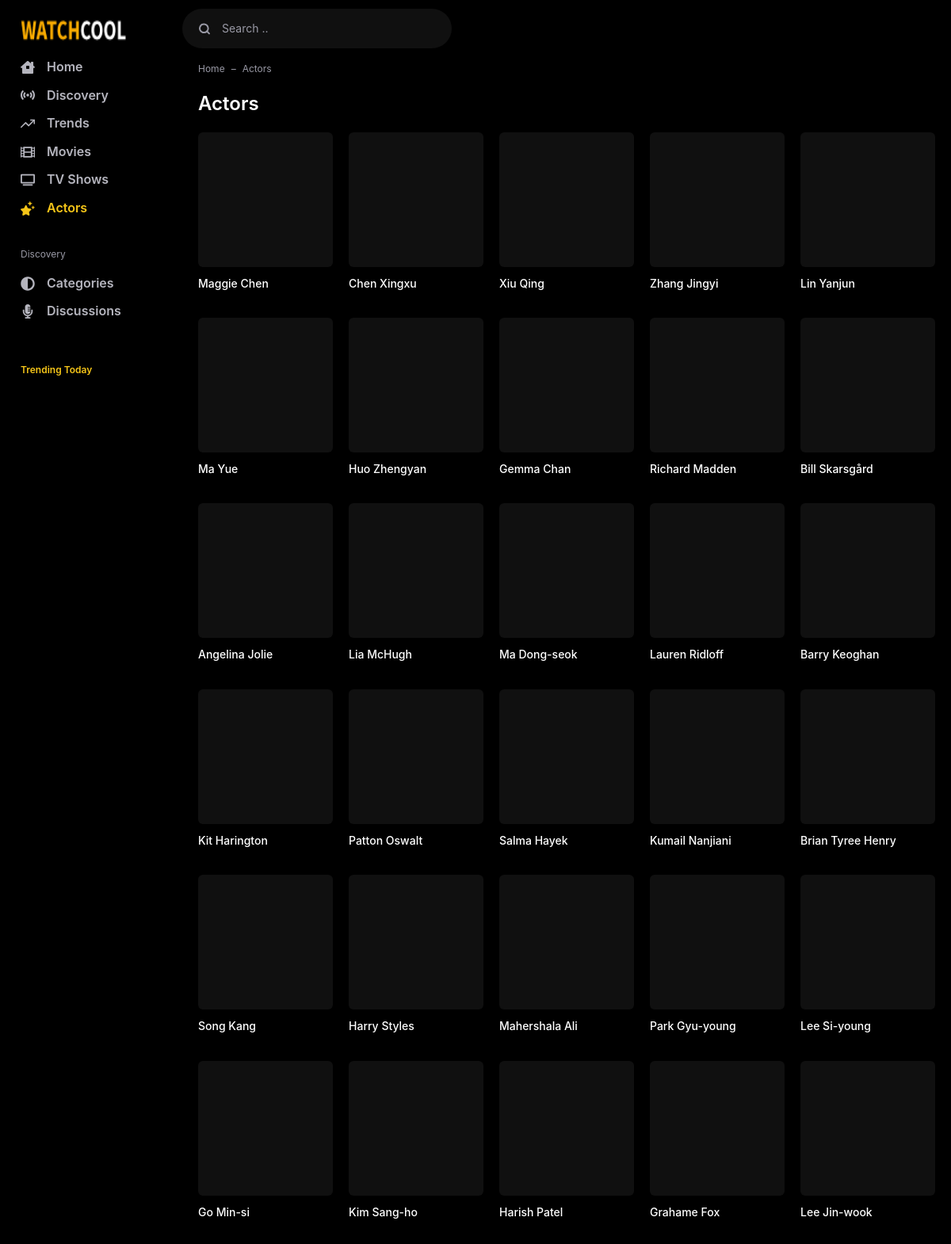
The page /actors/ (upper part) on the database its author committed.
### webapp/models/common.py (models this page shows, shortened)
class Cast(models.Model):
    movie = models.ManyToManyField(Movie,related_name="cast",related_query_name="has_cast")
    tv = models.ManyToManyField(TV,related_name="cast",related_query_name="has_cast")
    gender = models.CharField(max_length=1,choices=GENDER_CHOICES,default=1)
    name = models.CharField(max_length=100)
    tmdb_cast_id = models.IntegerField()
    popularity = models.DecimalField(max_digits=6,decimal_places=3,null=True,blank=True)
    profile_path = models.URLField(null=True,blank=True)
    slug = models.SlugField(null=True,blank=True,editable=True,max_length=2083)
    added_on = models.DateField(default=timezone.now,editable=True)
    class Meta:
        ordering = ("-popularity",)

### webapp/views.py (the view)
# urls.py: path("actors/",cache_page(CACHE_TIME)(views.ActorList.as_view()),name="actor_list"),
class ActorList(ListView):
    model = Cast
    paginate_by = 40
    template_name = "webapp/actor_list.html"
    context_object_name = "actors"
    def get_queryset(self):
        return self.model.objects.filter(~Q(profile_path__endswith="None")).order_by("-added_on","-popularity")
    def get_context_data(self, **kwargs):
        context = super().get_context_data(**kwargs)
        title = f"List all Actors | {self.request.get_host()}"
        context["title"] = title
        context["description"] = title
        context["currentPage"] = "actors"
        return context

### webapp/context_processors.py (called while the page is built)
def tvsViewin(days,get):
    return ViewLog.objects.filter(movie=None,
        viewed_on__date__gte=(datetime.date.today()-datetime.timedelta(days=days))).values(
        "tv",
        slug = F("tv__slug"),
        title=F("tv__title"),
        themoviedb_id = F("tv__themoviedb_id"),
        original_title = F("tv__original_title"),
        imdb_id = F("tv__imdb_id"),
        trailer = F("tv__trailer"),
        published = F("tv__published"),
        runtime = F("tv__runtime"),
        added_on = F("tv__added_on"),
        updated_on = F("tv__updated_on"),
        media_type = F("tv__media_type"),
        poster_path=F("tv__poster_path"),
        overview=F("tv__overview"),
        vote_average=F("tv__vote_average"),
        backdrop_path=F("tv__backdrop_path"),
        release_date=F("tv__release_date"),
        ).annotate(views=Count("tv")).order_by()[:get]

def config(request):
    data = cache.get_many(KEYS)
    if not data:
        data = cache_context()
        cache.set_many(data,settings.CACHE_TIME)
    return data

### webapp/templates/webapp/actor_list.html (shortened to what this page needs)
{% extends 'webapp/_base.html' %}
{% block content %}
<div class="flex-fill">
    <nav aria-label="breadcrumb">
        <ol class="breadcrumb">
            <li class="breadcrumb-item"><a href="{% url 'app_webapp:home' %}">Home</a></li>
            <li class="breadcrumb-item active" aria-current="page">Actors</li>
        </ol>
    </nav>
    <div class="d-flex">
        <div class="app-content">
            <div class="app-section">
                <div class="mb-3">
                    <div class="text-24 text-white font-weight-bold">Actors</div>
                </div>
                <div class="row row-cols-md-5 row-cols-2">
                    {% for actor in actors %}
                        {% include 'webapp/includes/actor.html' with actor=actor only %}
                    {% endfor %}
                </div>
            </div>
        </div>
    </div>
</div>
{% endblock content %}

### webapp/templates/webapp/includes/actor.html
<div class="col">
    <div class="list-actor">
        <a href="{% url 'app_webapp:actor_detail' actor.slug %}"
            class="list-media" title="{{actor.name}}">
            <div class="media"
                data-src="{{actor.profile_path}}">
            </div>
        </a>
        <div class="list-caption">
            <a href="{% url 'app_webapp:actor_detail' actor.slug %}"
                class="list-title" title="{{actor.name}}">
                {{actor.name}}</a>
        </div>
    </div>
</div>

### rows shown on the page
Cast: name "Maggie Chen"
Cast: name "Chen Xingxu"
Cast: name "Xiu Qing"
Cast: name "Zhang Jingyi"
Cast: name "Lin Yanjun"
Cast: name "Ma Yue"
Cast: name "Huo Zhengyan"
Cast: name "Gemma Chan"
Cast: name "Richard Madden"
Cast: name "Bill Skarsgård"
Cast: name "Angelina Jolie"
Cast: name "Lia McHugh"
Cast: name "Ma Dong-seok"
Cast: name "Lauren Ridloff"
Cast: name "Barry Keoghan"
Cast: name "Kit Harington"
Cast: name "Patton Oswalt"
Cast: name "Salma Hayek"
Cast: name "Kumail Nanjiani"
Cast: name "Brian Tyree Henry"
Cast: name "Song Kang"
Cast: name "Harry Styles"
Cast: name "Mahershala Ali"
Cast: name "Park Gyu-young"
Cast: name "Lee Si-young"
Cast: name "Go Min-si"
Cast: name "Kim Sang-ho"
Cast: name "Harish Patel"
Cast: name "Grahame Fox"
Cast: name "Lee Jin-wook"
